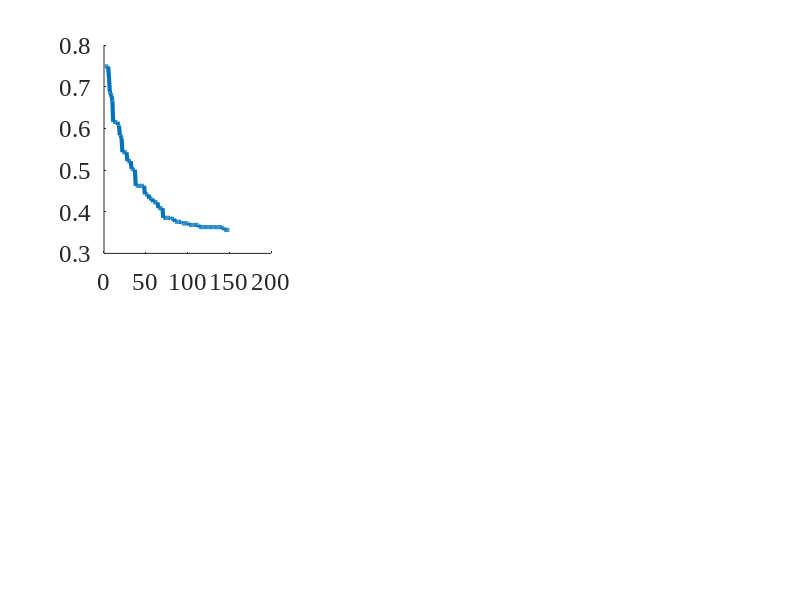

Write MATLAB code to recreate this figure. (Note: this script raises an error after producing the figure.)
%% plot_figs.m
% Reproduce Fig 1 (convergence + topology) and Fig 2 (unstable: Baseline vs Gershgorin)
% from saved data — no algorithm required.
%
% Prerequisites (run once each to generate the .mat files):
%   analysis_perf_bounds.m    → fig_data.mat
%   run_multi_seed_unstable.m → fig_data_unstable.mat
%
% Usage:
%   cd plot_only
%   plot_figs
%
% Tune showLB / lb_lambda below without rerunning any EA.

clear; clc; close all;
load('fig_data.mat');
U = load('fig_data_unstable.mat');   % isolated struct — avoids overwriting numSeeds, eaSeeds, etc.

%% ===================== Configurable display options =====================
showLB    = true;   % Show exponential lower bound (Eq. 49)
lb_lambda = 0.05;   % λ; paper empirical range ≈ [0.035, 0.069] (4×4 grid)

%% ===================== Derive simple quantities =====================
nxVec    = sysSize(:,1);
nuVec    = sysSize(:,2);
nGrid    = numel(gridSizes);
numSeeds = numel(eaSeeds);
maxGen   = ea_params.maxGen;
gens     = (1:maxGen)';
dimLabel = arrayfun(@(g) sprintf('%dx%d', g, g), gridSizes, 'UniformOutput', false)';
nShinSeeds = size(shin_ea_hist, 2);

%% ===================== Colors & fonts =====================
axFS = 18;  labFS = 19;  titFS = 19;  legFS = 15;  lw = 3;
cb_ea    = [0.00 0.45 0.74];
cb_dens  = [0.50 0.50 0.50];
cb_diag  = [0.85 0.33 0.10];
cb_trunc = [0.47 0.67 0.19];
cb_lb    = [0.93 0.69 0.13];
ca_ea    = [0.75 0.85 1.00];
barW     = 0.18;

%% ===================== Figure 1: Normalized Convergence =====================
fig1 = figure('Position', [40 60 2200 820], 'Color', 'w');
set(fig1, 'DefaultAxesFontSize', axFS, 'DefaultAxesFontName', 'Times New Roman');

for g = 1:nGrid
    subplot(2, nGrid+1, g); hold on;

    Jref = mean(denseCostRef(g,:));
    normMat = zeros(maxGen, numSeeds);
    for s = 1:numSeeds
        normMat(:, s) = eaCurves{g, s} / denseCostRef(g, s);
    end
    mu = mean(normMat, 2);
    sd = std(normMat, 0, 2);

    fill([gens; flipud(gens)], [mu+sd; flipud(max(mu-sd, 0))], ...
        ca_ea, 'EdgeColor', 'none', 'FaceAlpha', 0.4);
    hEA = plot(gens, mu, '-', 'Color', cb_ea, 'LineWidth', lw);

    hDens = yline(1.0, '--', 'Color', cb_dens, 'LineWidth', 2);

    J_diag_n = meanTotal(g,2) / Jref;
    if J_diag_n < 1e4
        hDiag = yline(J_diag_n, '-.', 'Color', cb_diag, 'LineWidth', 2);
    else
        hDiag = plot(NaN, NaN, '-.', 'Color', cb_diag, 'LineWidth', 2);
        text(maxGen/2, max(mu)*0.9, 'Diag: Unstable', 'Color', cb_diag, ...
            'FontSize', legFS, 'FontName', 'Times New Roman', 'HorizontalAlignment', 'center');
    end

    J_trunc_n = meanCompTrunc(g) / Jref;
    if isfinite(J_trunc_n)
        hTrunc = yline(J_trunc_n, ':', 'Color', cb_trunc, 'LineWidth', 2);
    else
        hTrunc = plot(NaN, NaN, ':', 'Color', cb_trunc, 'LineWidth', 2);
        text(maxGen*0.7, max(mu)*0.85, 'Trunc: Unstable', 'Color', cb_trunc, ...
            'FontSize', legFS, 'FontName', 'Times New Roman', 'HorizontalAlignment', 'center');
    end

    % Exponential lower bound: J_min(t) >= J_R* + A0*exp(-lambda*t)  [Eq. (49)]
    hLB = plot(NaN, NaN, '-.', 'Color', cb_lb, 'LineWidth', lw*0.8);
    if showLB
        lam_g = lb_lambda;
        JR_vec  = arrayfun(@(s) eaCurves{g,s}(end), 1:numSeeds);
        A0_vec  = arrayfun(@(s) eaCurves{g,s}(1),   1:numSeeds) - JR_vec;
        JR_star = mean(JR_vec);
        A0_g    = max(mean(A0_vec), 0);
        LB_curve = (JR_star + A0_g * exp(-lam_g * gens)) / Jref;
        delete(hLB);
        hLB = plot(gens, LB_curve, '-.', 'Color', cb_lb, 'LineWidth', lw*0.8);
    end

    % Mark convergence generation (mean)
    cg = round(nanmean(convGenDense(g,:)));
    if ~isnan(cg) && cg <= maxGen
        plot(cg, mu(cg), 'v', 'MarkerSize', 8, 'MarkerFaceColor', cb_ea, ...
            'MarkerEdgeColor', 'k', 'LineWidth', 0.8);
    end

    xlabel('Generation', 'FontSize', labFS);
    if g == 1
        ylabel('$J \;/\; J_{\mathrm{dense}}$', 'FontSize', labFS, 'Interpreter', 'latex');
    end
    title(sprintf('(%c) %d$\\times$%d ($n$=%d, $m$=%d)', ...
        char('a'+g-1), gridSizes(g), gridSizes(g), nxVec(g), nuVec(g)), ...
        'FontSize', titFS, 'Interpreter', 'latex');
    grid on; box on;

    if g == 1 || g == nGrid
        legHandles = [hEA, hDens, hDiag, hTrunc];
        legLabels  = {'EA-LQR', 'Dense ($=1$)', 'Diagonal', '$\kappa=3$ Trunc.'};
        if showLB
            legHandles(end+1) = hLB;
            legLabels{end+1}  = 'LB (Eq.~49)';
        end
        legend(legHandles, legLabels, 'Location', 'northeast', ...
            'FontSize', legFS, 'Interpreter', 'latex');
    end
end

sgtitle('EA-LQR Convergence Normalized by Dense LQR', ...
    'FontSize', 16, 'FontWeight', 'bold', 'FontName', 'Times New Roman');

%% ---- Figure 1 panel (c): IEEE 13-bus ----
si_m = 1;
figure(fig1);
subplot(2, nGrid+1, nGrid+1); hold on;

Jref_sh    = shin_dense_comp(si_m);
normMat_sh = zeros(maxGen, nShinSeeds);
for ss = 1:nShinSeeds
    normMat_sh(:, ss) = shin_ea_hist{si_m, ss}.bestCost / Jref_sh;
end
mu_sh = mean(normMat_sh, 2);
sd_sh = std(normMat_sh, 0, 2);

fill([gens; flipud(gens)], [mu_sh+sd_sh; flipud(max(mu_sh-sd_sh, 0))], ...
    ca_ea, 'EdgeColor', 'none', 'FaceAlpha', 0.4);
hEA_sh   = plot(gens, mu_sh, '-',  'Color', cb_ea,   'LineWidth', lw);
hDens_sh = yline(1.0, '--', 'Color', cb_dens, 'LineWidth', 2);

J_diag_sh_n = shin_diag_comp_ratio;
if J_diag_sh_n < 1e4
    hDiag_sh = yline(J_diag_sh_n, '-.', 'Color', cb_diag, 'LineWidth', 2);
else
    hDiag_sh = plot(NaN, NaN, '-.', 'Color', cb_diag, 'LineWidth', 2);
    text(maxGen/2, max(mu_sh)*0.9, 'Diag: Unstable', 'Color', cb_diag, ...
        'FontSize', legFS, 'FontName', 'Times New Roman', 'HorizontalAlignment', 'center');
end

J_trunc_sh_n = shin_trunc_comp_ratio(si_m);
if isfinite(J_trunc_sh_n)
    hTrunc_sh = yline(J_trunc_sh_n, ':', 'Color', cb_trunc, 'LineWidth', 2);
else
    hTrunc_sh = plot(NaN, NaN, ':', 'Color', cb_trunc, 'LineWidth', 2);
    text(maxGen*0.7, max(mu_sh)*0.85, 'Trunc: Unstable', 'Color', cb_trunc, ...
        'FontSize', legFS, 'FontName', 'Times New Roman', 'HorizontalAlignment', 'center');
end

xlabel('Generation', 'FontSize', labFS);
title('(c) IEEE 13-bus ($n$=26)', 'FontSize', titFS, 'Interpreter', 'latex');
legend([hEA_sh, hDens_sh, hDiag_sh, hTrunc_sh], ...
    {'EA-LQR', 'Dense ($=1$)', 'Diagonal', '$\kappa=2$ Trunc.'}, ...
    'Location', 'northeast', 'FontSize', legFS, 'Interpreter', 'latex');
grid on; box on;

sgtitle('EA-LQR Convergence Normalized by Dense LQR', ...
    'FontSize', 16, 'FontWeight', 'bold', 'FontName', 'Times New Roman');

%% ---- Figure 1 row 2: EA Controller Topology Diagrams ----
figure(fig1);

% --- Panels (d) and (e): Grid systems ---
for g = 1:nGrid
    subplot(2, nGrid+1, nGrid+1+g); hold on; box on; axis equal off;

    gSz  = gridSizes(g);
    nN   = gSz^2;
    adjM = adjMtx_all{g};
    Ke   = K_ea_all{g};
    actN = actuatedNodes_all{g};

    nodePos = [(mod((1:nN)-1, gSz)+1)', (floor(((1:nN)-1)/gSz)+1)'];
    edgeThresh = max(abs(Ke(:))) * 0.05;

    for u = 1:nN
        for v = u+1:nN
            if adjM(u,v) > 0
                act_u = find(actN == u, 1);
                act_v = find(actN == v, 1);
                used = false;
                if ~isempty(act_u)
                    used = used || (abs(Ke(act_u, v)) > edgeThresh) || (abs(Ke(act_u, nN+v)) > edgeThresh);
                end
                if ~isempty(act_v)
                    used = used || (abs(Ke(act_v, u)) > edgeThresh) || (abs(Ke(act_v, nN+u)) > edgeThresh);
                end
                if used
                    plot(nodePos([u v],1), nodePos([u v],2), '-', ...
                        'Color', cb_ea, 'LineWidth', 2.5);
                else
                    plot(nodePos([u v],1), nodePos([u v],2), '-', ...
                        'Color', [0.82 0.82 0.82], 'LineWidth', 0.8);
                end
            end
        end
    end

    rowNorms     = vecnorm(Ke, 2, 2);
    activeActIdx = find(rowNorms > max(rowNorms) * 0.05);
    activeNodes  = actN(activeActIdx);
    inactiveNodes = setdiff(1:nN, activeNodes);

    scatter(nodePos(inactiveNodes,1), nodePos(inactiveNodes,2), 36, ...
        [0.75 0.75 0.75], 'filled', 'MarkerEdgeColor', 'none');
    scatter(nodePos(activeNodes,1), nodePos(activeNodes,2), 56, ...
        cb_ea, 'filled', 'MarkerEdgeColor', 'k', 'LineWidth', 0.7);

    title(sprintf('(%c) %d$\\times$%d EA controller', char('d'+g-1), gSz, gSz), ...
        'FontSize', titFS, 'Interpreter', 'latex');
end

% --- Panel (f): IEEE 13-bus EA controller ---
subplot(2, nGrid+1, 2*(nGrid+1)); hold on; box on; axis equal off;

nN_sh      = n_shin;
adjM_sh    = busInfo.adjMtx;
Ke_sh      = K_ea_shin;
nodePos_sh = busInfo.nodeCoords;

edgeThresh_sh = max(abs(Ke_sh(:))) * 0.05;

for u = 1:nN_sh
    for v = u+1:nN_sh
        if adjM_sh(u,v) > 0
            used_sh = (abs(Ke_sh(u, v)) > edgeThresh_sh) || (abs(Ke_sh(u, nN_sh+v)) > edgeThresh_sh) || ...
                      (abs(Ke_sh(v, u)) > edgeThresh_sh) || (abs(Ke_sh(v, nN_sh+u)) > edgeThresh_sh);
            if used_sh
                plot(nodePos_sh([u v],1), nodePos_sh([u v],2), '-', ...
                    'Color', cb_ea, 'LineWidth', 2.5);
            else
                plot(nodePos_sh([u v],1), nodePos_sh([u v],2), '-', ...
                    'Color', [0.82 0.82 0.82], 'LineWidth', 0.8);
            end
        end
    end
end

rowNorms_sh      = vecnorm(Ke_sh, 2, 2);
activeNodes_sh   = find(rowNorms_sh > 0);
inactiveNodes_sh = setdiff(1:nN_sh, activeNodes_sh);
scatter(nodePos_sh(inactiveNodes_sh,1), nodePos_sh(inactiveNodes_sh,2), 28, ...
    [0.75 0.75 0.75], 'filled', 'MarkerEdgeColor', 'none');
scatter(nodePos_sh(activeNodes_sh,1), nodePos_sh(activeNodes_sh,2), 42, ...
    cb_ea, 'filled', 'MarkerEdgeColor', 'k', 'LineWidth', 0.7);

title('(f) IEEE 13-bus EA controller', 'FontSize', titFS, 'Interpreter', 'latex');

exportgraphics(fig1, 'perf_bounds_convergence.pdf', 'ContentType', 'vector');
saveas(fig1, 'perf_bounds_convergence.png');
fprintf('Figure 1 saved → perf_bounds_convergence.*\n');

%% ===================== Figure 2: Unstable System (Baseline vs Gershgorin) =====================
gens_u = (1:U.maxGen)';
cb_u = [0.00 0.45 0.74;    % blue   — Baseline
        0.85 0.33 0.10];   % orange — Gershgorin
ca_u = [0.75 0.85 1.00;
        1.00 0.82 0.72];

fig2 = figure('Position', [60 60 1400 420], 'Color', 'w');
set(fig2, 'DefaultAxesFontSize', axFS, 'DefaultAxesFontName', 'Times New Roman');

% --- (a) Best Cost (normalised by Dense LQR total cost) ---
subplot(1, 3, 1); hold on;
for c = 1:U.nCond
    mu = mean(U.bestCostAll(:,:,c), 2) / U.J_dense_ref;
    sd = std(U.bestCostAll(:,:,c),  0, 2) / U.J_dense_ref;
    fill([gens_u; flipud(gens_u)], [mu+sd; flipud(mu-sd)], ...
        ca_u(c,:), 'EdgeColor', 'none', 'FaceAlpha', 0.45);
end
h = gobjects(U.nCond,1);
for c = 1:U.nCond
    h(c) = plot(gens_u, mean(U.bestCostAll(:,:,c),2) / U.J_dense_ref, ...
        '-', 'Color', cb_u(c,:), 'LineWidth', lw);
end
hRef = yline(1.0, '--', 'Color', [0.4 0.4 0.4], 'LineWidth', 1.8);
xlabel('Generation', 'FontSize', labFS);
ylabel('Best Cost $/ \; J_{\mathrm{dense}}$', 'FontSize', labFS, 'Interpreter', 'latex');
title('(a) Best Cost Convergence', 'FontSize', titFS);
legend([h; hRef], [U.condNames, {'Dense LQR ($=1$)'}], ...
    'Location', 'northeast', 'FontSize', legFS, 'Interpreter', 'latex');
grid on; box on;

% --- (b) Unstable Count ---
subplot(1, 3, 2); hold on;
for c = 1:U.nCond
    mu = mean(U.unstableAll(:,:,c), 2);
    sd = std(U.unstableAll(:,:,c),  0, 2);
    fill([gens_u; flipud(gens_u)], [mu+sd; flipud(mu-sd)], ...
        ca_u(c,:), 'EdgeColor', 'none', 'FaceAlpha', 0.45);
end
for c = 1:U.nCond
    plot(gens_u, mean(U.unstableAll(:,:,c),2), '-', 'Color', cb_u(c,:), 'LineWidth', lw);
end
xlabel('Generation', 'FontSize', labFS);
ylabel('Unstable Count', 'FontSize', labFS);
title('(b) Stability Failures', 'FontSize', titFS);
legend(U.condNames, 'Location', 'northeast', 'FontSize', legFS);
ylim([0 U.ea_params.popSize]);
grid on; box on;

% --- (c) Gershgorin Repairs ---
subplot(1, 3, 3); hold on;
mu_r = mean(U.repairAll(:,:,2), 2);
sd_r = std(U.repairAll(:,:,2),  0, 2);
fill([gens_u; flipud(gens_u)], [mu_r+sd_r; flipud(max(mu_r-sd_r,0))], ...
    ca_u(2,:), 'EdgeColor', 'none', 'FaceAlpha', 0.45);
plot(gens_u, mu_r, '-', 'Color', cb_u(2,:), 'LineWidth', lw);
xlabel('Generation', 'FontSize', labFS);
ylabel('Repairs / Gen', 'FontSize', labFS);
title('(c) Gershgorin Repairs', 'FontSize', titFS);
grid on; box on;

sgtitle(sprintf('EA-LQR: Baseline vs Gershgorin  (Grid %d\\times%d, \\rho(A)=%.2f, %d seeds)', ...
    U.gridSize, U.gridSize, U.rho_A, U.numSeeds), ...
    'FontSize', 16, 'FontWeight', 'bold', 'FontName', 'Times New Roman');

exportgraphics(fig2, 'perf_bounds_unstable.pdf', 'ContentType', 'vector');
saveas(fig2, 'perf_bounds_unstable.png');
fprintf('Figure 2 (unstable) saved → perf_bounds_unstable.*\n');
